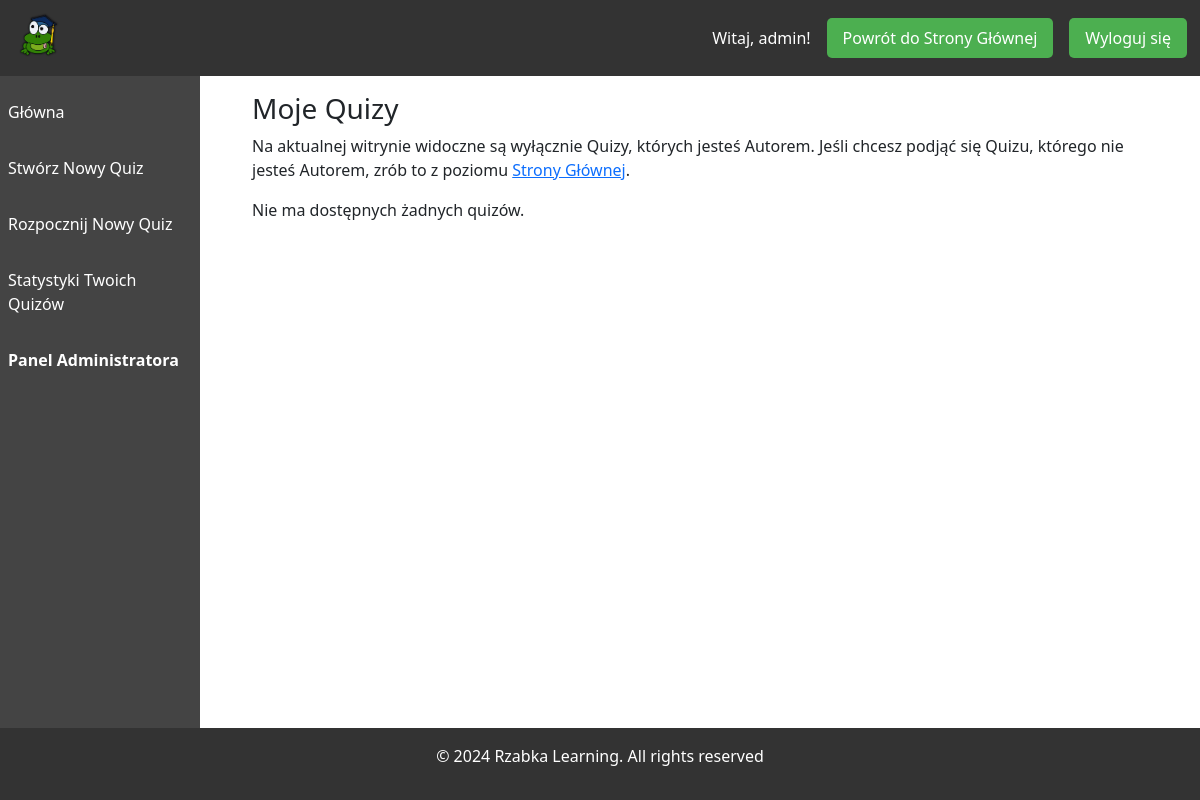
Page /quiz/testlist/ (signed in) on the earlier database version.
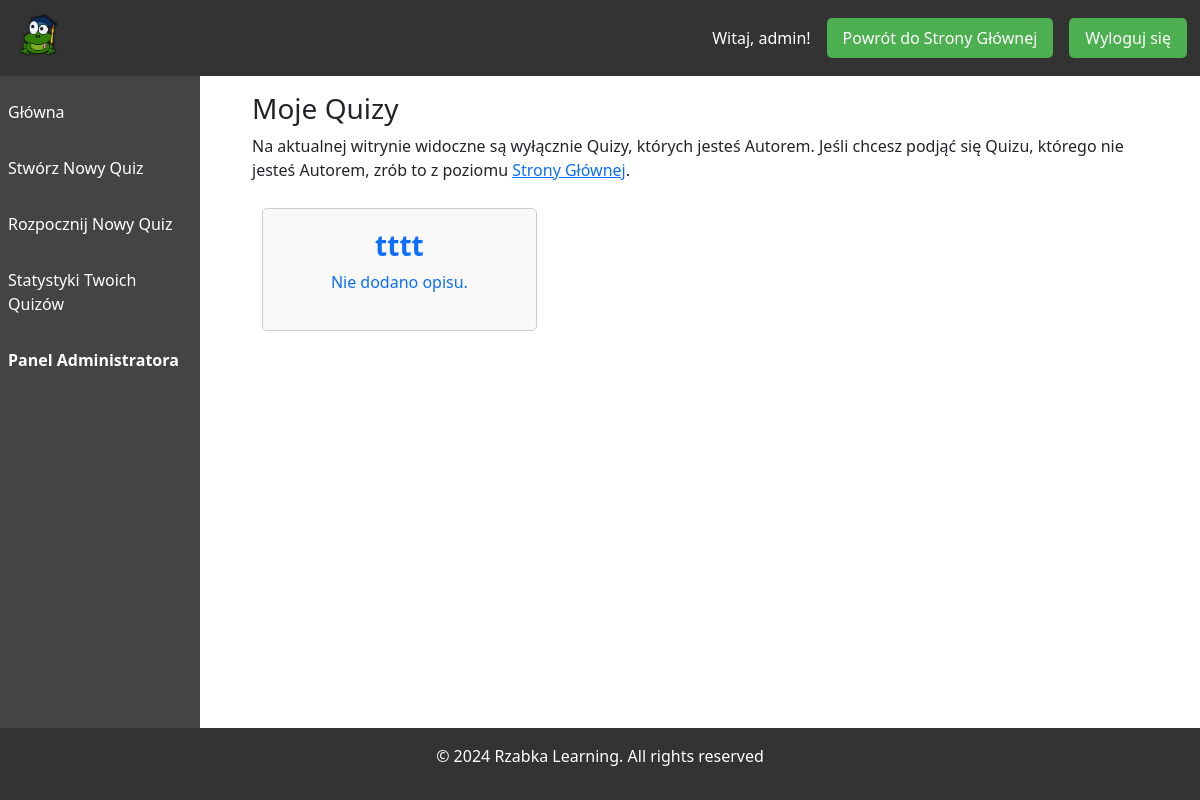
Same page on the later database version.
### quizAPP/models.py (models this page shows, shortened)
class Quiz(models.Model):
    title = models.CharField(max_length=200)
    description = models.TextField(blank=True, null=True)
    created_by = models.ForeignKey(User, on_delete=models.PROTECT, related_name='quizzes')

### quizAPP/views.py (the view)
# urls.py: path('testlist/',views.test_list,name='testlist'),
def test_list(request):
    quiz_list = Quiz.objects.all()
    return render(request,"quiz/testlist.html",{'quizzes': quiz_list})

### templates/quiz/testlist.html (shortened to what this page needs)
{% extends "quiz_base.html" %}
{% block content %}
    <h3>Moje Quizy</h3>
    <p>
        Na aktualnej witrynie widoczne są wyłącznie Quizy, których jesteś Autorem.
        Jeśli chcesz podjąć się Quizu, którego nie jesteś Autorem, zrób to z poziomu <a href="{% url 'testlistguest' %}">Strony Głównej</a>.
    </p>
    {% if quizzes %}
        {% for quiz in quizzes %}
          <a href="/attend/{{ quiz.id }}"><div class="quiz-option" style="width: 30%;">
              <h3><b>{{ quiz.title }}</b></h3>
              <p>{{ quiz.description }}</p>
          </div></a>
        {% endfor %}
    {% else %}
        <p>Nie ma dostępnych żadnych quizów.</p>
    {% endif %}
{% endblock %}

Differences in the rows shown:
added Quiz: title "tttt", description "Nie dodano opisu."
Other differences:
text no longer shown: "Nie ma dostępnych żadnych quizów."
